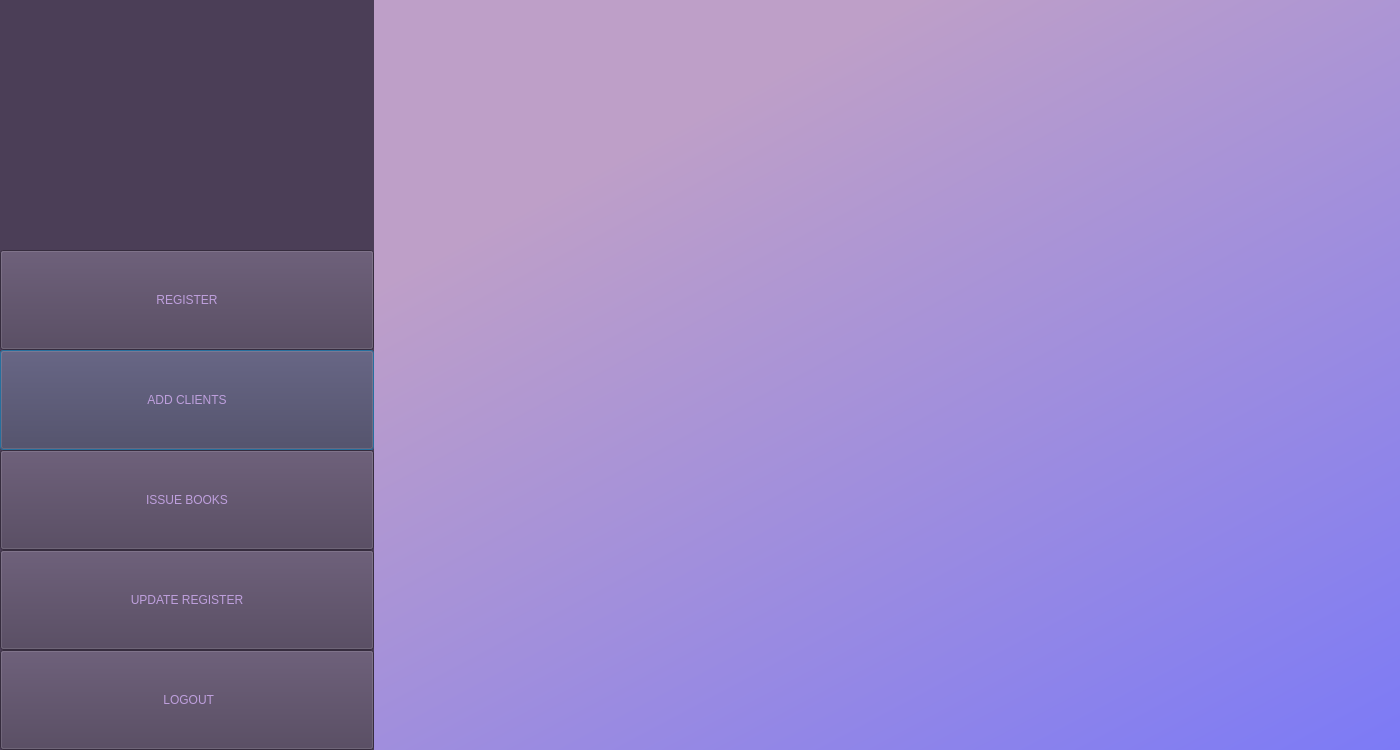
<?xml version="1.0" encoding="UTF-8"?>
<ui version="4.0">
 <class>dashboardDialog</class>
 <widget class="QDialog" name="dashboardDialog">
  <property name="geometry">
   <rect>
    <x>0</x>
    <y>0</y>
    <width>1400</width>
    <height>750</height>
   </rect>
  </property>
  <property name="sizePolicy">
   <sizepolicy hsizetype="Expanding" vsizetype="Expanding">
    <horstretch>0</horstretch>
    <verstretch>0</verstretch>
   </sizepolicy>
  </property>
  <property name="minimumSize">
   <size>
    <width>300</width>
    <height>750</height>
   </size>
  </property>
  <property name="windowTitle">
   <string>Dialog</string>
  </property>
  <property name="styleSheet">
   <string notr="true"/>
  </property>
  <layout class="QVBoxLayout" name="verticalLayout">
   <property name="leftMargin">
    <number>0</number>
   </property>
   <property name="topMargin">
    <number>0</number>
   </property>
   <property name="rightMargin">
    <number>0</number>
   </property>
   <property name="bottomMargin">
    <number>0</number>
   </property>
   <item>
    <widget class="QWidget" name="dashwidget" native="true">
     <property name="enabled">
      <bool>true</bool>
     </property>
     <property name="sizePolicy">
      <sizepolicy hsizetype="Expanding" vsizetype="Expanding">
       <horstretch>0</horstretch>
       <verstretch>0</verstretch>
      </sizepolicy>
     </property>
     <property name="styleSheet">
      <string notr="true">QWidget#dashwidget{
	background-color: qlineargradient(spread:pad, x1:0, y1:0, x2:1, y2:1, stop:0.323383 rgba(190, 159, 200, 255), stop:1 rgba(124, 122, 246, 255))
}</string>
     </property>
     <layout class="QHBoxLayout" name="horizontalLayout">
      <property name="leftMargin">
       <number>0</number>
      </property>
      <property name="topMargin">
       <number>0</number>
      </property>
      <property name="rightMargin">
       <number>0</number>
      </property>
      <property name="bottomMargin">
       <number>0</number>
      </property>
      <item>
       <widget class="QWidget" name="widget" native="true">
        <property name="minimumSize">
         <size>
          <width>300</width>
          <height>750</height>
         </size>
        </property>
        <property name="styleSheet">
         <string notr="true">background-color: rgb(75, 62, 87);</string>
        </property>
        <layout class="QVBoxLayout" name="verticalLayout_2">
         <property name="spacing">
          <number>0</number>
         </property>
         <property name="leftMargin">
          <number>0</number>
         </property>
         <property name="topMargin">
          <number>0</number>
         </property>
         <property name="rightMargin">
          <number>0</number>
         </property>
         <property name="bottomMargin">
          <number>0</number>
         </property>
         <item>
          <spacer name="verticalSpacer">
           <property name="orientation">
            <enum>Qt::Vertical</enum>
           </property>
           <property name="sizeHint" stdset="0">
            <size>
             <width>20</width>
             <height>500</height>
            </size>
           </property>
          </spacer>
         </item>
         <item>
          <widget class="QPushButton" name="registerButton">
           <property name="minimumSize">
            <size>
             <width>300</width>
             <height>100</height>
            </size>
           </property>
           <property name="styleSheet">
            <string notr="true">font: 18pt &quot;Calibri&quot;;
color: rgb(190, 159, 221);</string>
           </property>
           <property name="text">
            <string>REGISTER</string>
           </property>
          </widget>
         </item>
         <item>
          <widget class="QPushButton" name="clientButton">
           <property name="minimumSize">
            <size>
             <width>125</width>
             <height>100</height>
            </size>
           </property>
           <property name="cursor">
            <cursorShape>ArrowCursor</cursorShape>
           </property>
           <property name="acceptDrops">
            <bool>true</bool>
           </property>
           <property name="styleSheet">
            <string notr="true">font: 18pt &quot;Calibri&quot;;
color: rgb(190, 159, 221);</string>
           </property>
           <property name="text">
            <string>ADD CLIENTS</string>
           </property>
           <property name="autoRepeat">
            <bool>false</bool>
           </property>
           <property name="default">
            <bool>true</bool>
           </property>
          </widget>
         </item>
         <item>
          <widget class="QPushButton" name="issueButton">
           <property name="minimumSize">
            <size>
             <width>300</width>
             <height>100</height>
            </size>
           </property>
           <property name="styleSheet">
            <string notr="true">font: 18pt &quot;Calibri&quot;;
color: rgb(190, 159, 221);</string>
           </property>
           <property name="text">
            <string>ISSUE BOOKS</string>
           </property>
          </widget>
         </item>
         <item>
          <widget class="QPushButton" name="updateButton">
           <property name="minimumSize">
            <size>
             <width>300</width>
             <height>100</height>
            </size>
           </property>
           <property name="styleSheet">
            <string notr="true">font: 18pt &quot;Calibri&quot;;
color: rgb(190, 159, 221);</string>
           </property>
           <property name="text">
            <string>UPDATE REGISTER</string>
           </property>
          </widget>
         </item>
         <item>
          <widget class="QPushButton" name="logout">
           <property name="minimumSize">
            <size>
             <width>300</width>
             <height>100</height>
            </size>
           </property>
           <property name="styleSheet">
            <string notr="true">font: 18pt &quot;Calibri&quot;;
color:rgb(190, 159, 221);
background-color:rgb(75, 62, 87);</string>
           </property>
           <property name="text">
            <string> LOGOUT</string>
           </property>
           <property name="icon">
            <iconset>
             <normaloff>logout icon.png</normaloff>logout icon.png</iconset>
           </property>
           <property name="iconSize">
            <size>
             <width>30</width>
             <height>30</height>
            </size>
           </property>
          </widget>
         </item>
        </layout>
       </widget>
      </item>
      <item>
       <spacer name="verticalSpacer_4">
        <property name="orientation">
         <enum>Qt::Vertical</enum>
        </property>
        <property name="sizeHint" stdset="0">
         <size>
          <width>20</width>
          <height>40</height>
         </size>
        </property>
       </spacer>
      </item>
      <item>
       <layout class="QVBoxLayout" name="verticalLayout_3">
        <item>
         <spacer name="verticalSpacer_3">
          <property name="orientation">
           <enum>Qt::Vertical</enum>
          </property>
          <property name="sizeHint" stdset="0">
           <size>
            <width>20</width>
            <height>40</height>
           </size>
          </property>
         </spacer>
        </item>
        <item>
         <widget class="QLabel" name="name">
          <property name="minimumSize">
           <size>
            <width>1000</width>
            <height>50</height>
           </size>
          </property>
          <property name="styleSheet">
           <string notr="true">font: 25pt &quot;Calibri&quot;;
color:rgb(26, 27, 85)</string>
          </property>
          <property name="text">
           <string>&lt;html&gt;&lt;head/&gt;&lt;body&gt;&lt;p&gt;&lt;br/&gt;&lt;/p&gt;&lt;/body&gt;&lt;/html&gt;</string>
          </property>
         </widget>
        </item>
        <item>
         <spacer name="verticalSpacer_5">
          <property name="orientation">
           <enum>Qt::Vertical</enum>
          </property>
          <property name="sizeHint" stdset="0">
           <size>
            <width>20</width>
            <height>40</height>
           </size>
          </property>
         </spacer>
        </item>
        <item>
         <spacer name="verticalSpacer_2">
          <property name="orientation">
           <enum>Qt::Vertical</enum>
          </property>
          <property name="sizeHint" stdset="0">
           <size>
            <width>20</width>
            <height>40</height>
           </size>
          </property>
         </spacer>
        </item>
       </layout>
      </item>
     </layout>
    </widget>
   </item>
  </layout>
 </widget>
 <resources/>
 <connections/>
</ui>
